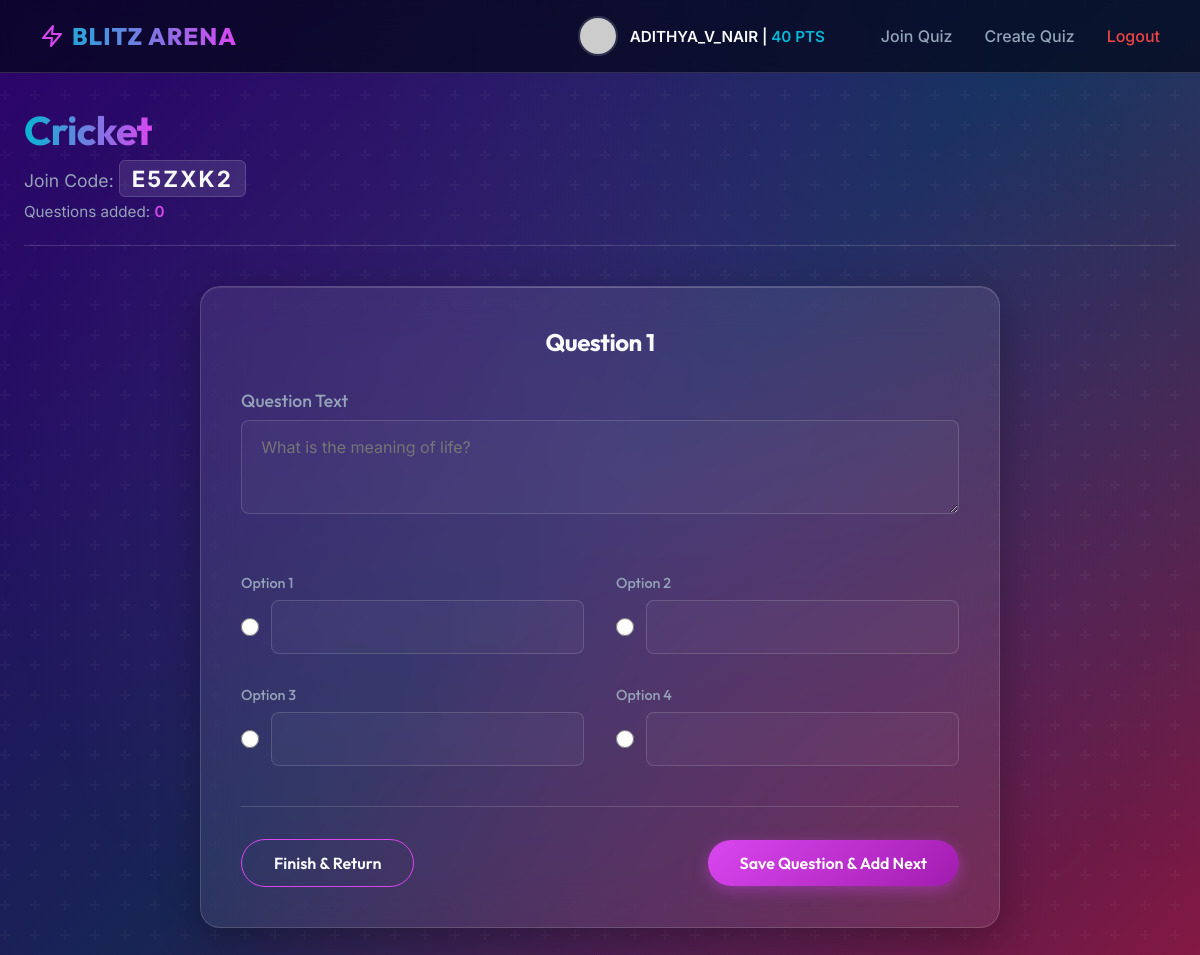
Screenshot of /add_question/2/ (signed in) with the database file from the repository.
### app/models.py (models this page shows, shortened)
class UserProfile(AbstractUser):
    groups = models.ManyToManyField(
        'auth.Group',
        related_name='app_user_set',
        blank=True,
    )
    user_permissions = models.ManyToManyField(
        'auth.Permission',
        related_name='app_user_set',
        blank=True,
    )
    avatar = models.CharField(max_length=255, blank=True, null=True, default='avatar1.png')
    total_points = models.IntegerField(default=0)

class Quiz(models.Model):
    title = models.CharField(max_length=255)
    description = models.TextField(blank=True, null=True)
    creator = models.ForeignKey(UserProfile, on_delete=models.CASCADE, related_name='created_quizzes')
    join_code = models.CharField(max_length=6, unique=True, default=generate_join_code)
    created_at = models.DateTimeField(auto_now_add=True)

### app/views.py (the view, shortened to what this page needs)
# urls.py: path('add_question/<int:quiz_id>/', views.add_question, name='add_question'),
@login_required
def add_question(request, quiz_id):
    quiz = get_object_or_404(Quiz, id=quiz_id, creator=request.user)
    return render(request, 'app/add_question.html', {'quiz': quiz})

### app/templates/app/add_question.html (shortened to what this page needs)
{% extends 'app/base.html' %}
{% block content %}
<div class="dashboard-header fade-in"
    style="margin-bottom: 2.5rem; border-bottom: 1px solid var(--glass-border); padding-bottom: 1.5rem;">
    <h1 class="text-gradient" style="font-size: 2.5rem;">{{ quiz.title }}</h1>
    <p style="color: var(--text-muted); font-size: 1.1rem; margin-top: 10px;">
        Join Code: <strong
            style="color: var(--text-main); font-size: 1.4rem; letter-spacing: 2px; padding: 4px 12px; background: rgba(255,255,255,0.1); border-radius: 6px; border: 1px solid var(--glass-border);">{{quiz.join_code}}</strong>
    </p>
    <p style="color: var(--text-muted); font-size: 0.95rem; margin-top: 10px;">Questions added: <span
            id="question-count" style="color: var(--accent); font-weight: 600;">{{ quiz.questions.count }}</span></p>
</div>
<div class="glass-card fade-in" style="max-width: 800px; margin: 0 auto; animation-delay: 0.1s;">
    <h2 style="font-size: 1.5rem; margin-bottom: 2rem; color: var(--text-main); text-align: center;">
        <span id="current-question-label">Question {{ quiz.questions.count|add:1 }}</span>
    </h2>
    <form id="question-form">
        <div style="margin-bottom: 2rem;">
            <label class="elegant-label" style="font-size: 1.1rem;">Question Text</label>
            <textarea name="question_text" class="elegant-input" rows="3" required
                placeholder="What is the meaning of life?"></textarea>
        </div>
        <div style="display: grid; grid-template-columns: 1fr 1fr; gap: 2rem; margin-bottom: 2.5rem;">
            <div>
                <label class="elegant-label">Option 1</label>
                <div style="display: flex; gap: 12px; align-items: center;">
                    <input type="radio" name="correct_option" value="1" required
                        style="width: 20px; height: 20px; accent-color: var(--accent);">
                    <input type="text" name="option_1" class="elegant-input" style="margin-bottom: 0;" required>
                </div>
            </div>
            <div>
                <label class="elegant-label">Option 2</label>
                <div style="display: flex; gap: 12px; align-items: center;">
                    <input type="radio" name="correct_option" value="2"
                        style="width: 20px; height: 20px; accent-color: var(--accent);">
                    <input type="text" name="option_2" class="elegant-input" style="margin-bottom: 0;" required>
                </div>
            </div>
            <div>
                <label class="elegant-label">Option 3</label>
                <div style="display: flex; gap: 12px; align-items: center;">
                    <input type="radio" name="correct_option" value="3"
                        style="width: 20px; height: 20px; accent-color: var(--accent);">
                    <input type="text" name="option_3" class="elegant-input" style="margin-bottom: 0;" required>
                </div>
            </div>
            <div>
                <label class="elegant-label">Option 4</label>
                <div style="display: flex; gap: 12px; align-items: center;">
                    <input type="radio" name="correct_option" value="4"
                        style="width: 20px; height: 20px; accent-color: var(--accent);">
                    <input type="text" name="option_4" class="elegant-input" style="margin-bottom: 0;" required>
                </div>
            </div>
        </div>
        <div
            style="display: flex; justify-content: space-between; align-items: center; border-top: 1px solid var(--glass-border); padding-top: 2rem;">
            <button type="button" onclick="finishQuiz()" class="elegant-btn elegant-btn-outline">Finish &
                Return</button>
            <button type="submit" id="submit-btn" class="elegant-btn">
                <span class="btn-text">Save Question & Add Next</span>
            </button>
        </div>
    </form>
</div>
{% endblock %}

### app/templates/app/base.html (shortened to what this page needs)
{% load static %}
<!DOCTYPE html>
<html lang="en">
<head>
    <link rel="stylesheet" href="{% static 'css/styles.css' %}">
</head>
<body>
    <nav class="navbar">
        <a href="{% url 'dashboard' %}" class="navbar-brand text-gradient">
            <svg width="24" height="24" viewBox="0 0 24 24" fill="none" stroke="currentColor" stroke-width="2"
                stroke-linecap="round" stroke-linejoin="round" style="color: var(--accent);">
                <polygon points="13 2 3 14 12 14 11 22 21 10 12 10 13 2"></polygon>
            </svg>
            BLITZ ARENA
        </a>
        <div class="nav-links">
            {% if user.is_authenticated %}
            <div class="flex-center" style="gap: 12px; margin-right: 1.5rem;">
                <img src="https://ui-avatars.com/api/?name={{ user.username }}&background=8b5cf6&color=fff&bold=true"
                    alt="Avatar" class="avatar-img">
                <span style="font-weight: 600; font-size: 0.95rem;">{{ user.username }} | <span
                        style="color: var(--accent-secondary);">{{ user.total_points }} PTS</span></span>
            </div>
            <a href="{% url 'join_quiz' %}">Join Quiz</a>
            <a href="{% url 'create_quiz' %}">Create Quiz</a>
            <a href="{% url 'logout' %}" style="color: var(--error);">Logout</a>
            {% else %}
            <a href="{% url 'login' %}">Sign In</a>
            <a href="{% url 'register' %}" class="elegant-btn" style="padding: 0.5rem 1.5rem;">Sign Up</a>
            {% endif %}
        </div>
    </nav>
    <div class="container">
        {% block content %}
        {% endblock content %}
    </div>
</body>
</html>

### app/templates/app/add_question.html (style rules this page uses)
.fade-in { animation: fadeIn 0.5s ease-out; }

### rows the page displays
UserProfile: username "ADITHYA_V_NAIR", total_points "40"
Quiz: title "Cricket", join_code "E5ZXK2", questions.count "0", questions.count|add "1"
